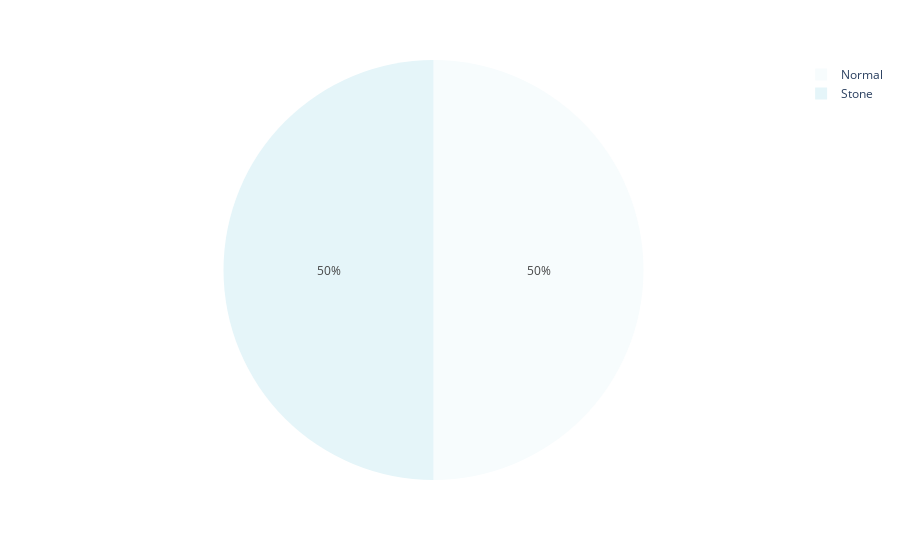

The cell this chart's notebook holds for it:
### Code cell
import plotly.express as px

class_names = ['Normal', 'Stone']

normal = len(os.listdir('./augmented_dataset/normal/'))
stone = len(os.listdir('./augmented_dataset/stone/'))

images = [normal, stone]

plt.figure(figsize=(6,5))
sns.barplot(x= class_names, y= images, palette= sns.cubehelix_palette())
plt.title('Frequency of Each Class in the Dataset', fontsize=14)
plt.xlabel('Class names', fontsize=12)
plt.ylabel('Count', fontsize=12)
plt.xticks(range(len(images)))
plt.show()
px.pie(names= class_names, values= images, color_discrete_sequence=px.colors.sequential.BuGn)

### Figure 1 — Plotly figure (JSON) as saved in the notebook; plotly's stock layout.template omitted (floating-point values rounded to 4 significant figures)
{"data": [{"domain": {"x": [0, 1], "y": [0, 1]}, "hovertemplate": "label=%{label}<br>value=%{value}<extra></extra>", "labels": ["Normal", "Stone"], "legendgroup": "", "name": "", "showlegend": true, "type": "pie", "values": [2619, 2619]}], "layout": {"legend": {"tracegroupgap": 0}, "margin": {"t": 60}, "piecolorway": ["rgb(247,252,253)", "rgb(229,245,249)", "rgb(204,236,230)", "rgb(153,216,201)", "rgb(102,194,164)", "rgb(65,174,118)", "rgb(35,139,69)", "rgb(0,109,44)", "rgb(0,68,27)"]}}
